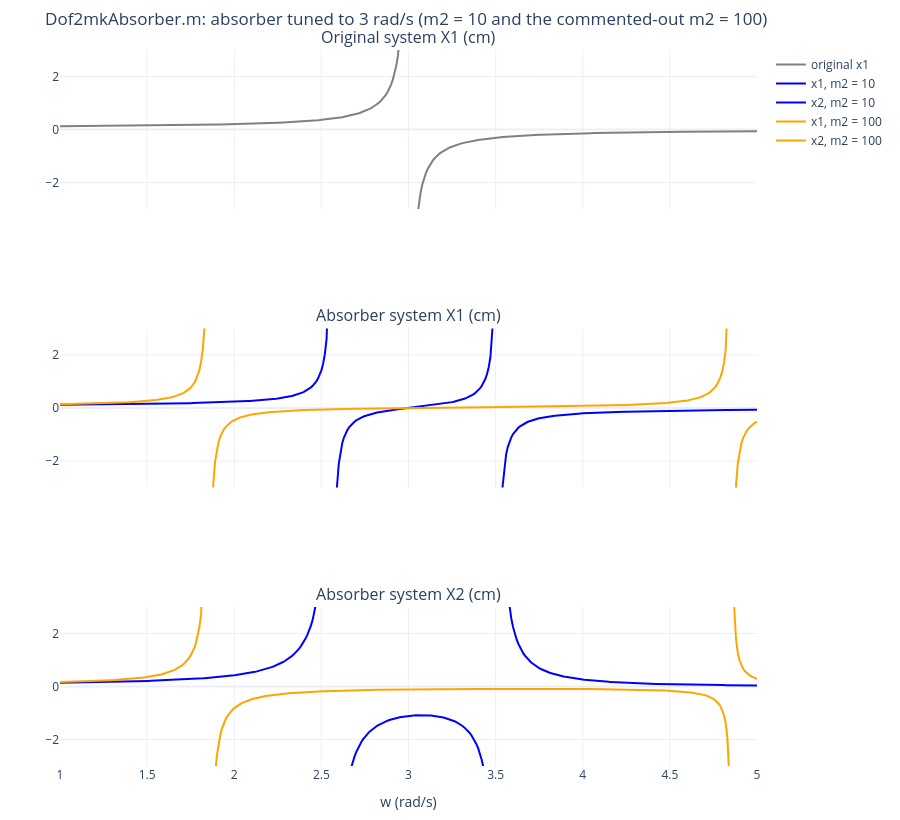

This figure's notebook cell:
### Markdown cell above
## 3. 動態吸振器（`Dof2mkAbsorber.m`）

```matlab
m1=100; k1=900; f1=1;  kmratio=k1/m1;
m2=10; %m2=100;        k2=m2*kmratio;           % 吸振器調在 sqrt(k2/m2) = sqrt(k1/m1) = 3 rad/s
w=1:0.01:5;
x10=f1./(k1-m1*w.*w)*100;                       % 原系統（cm）
detw=(k1+k2-m1*w.*w).*(k2-m2*w.*w)-k2*k2;
wn1=roots([m1*m2 0 -(k1+k2)*m2-m1*k2 0 k1*k2])  % 加吸振器後的兩個自然頻率
x1=((k2-m2*w.*w)*f1)./detw*100;  x2=(k2*f1)./detw*100;
```
網頁講義的吸振器 $\hat x_1$ 分子是 $(k_2-\omega^2m_2)\hat f_1$（講義圖上誤寫成 $k_2+k_3$，已編註）；這和程式一致。

### Code cell
m1, k1, f1 = 100.0, 900.0, 1.0
w = np.arange(1, 5 + 1e-9, 0.01)
x10 = f1 / (k1 - m1 * w * w) * 100
print(f"wn0 = roots([-m1 0 k1]) = {np.round(np.sort(np.roots([-m1, 0, k1])), 4)}")
fig = make_subplots(rows=3, cols=1, shared_xaxes=True, subplot_titles=("Original system X1 (cm)", "Absorber system X1 (cm)", "Absorber system X2 (cm)"))
fig.add_trace(go.Scatter(x=w, y=np.where(np.abs(x10) > 10, np.nan, x10), name="original x1", line=dict(color="gray")), 1, 1)
for m2, color in ((10.0, "blue"), (100.0, "orange")):
    k2 = m2 * k1 / m1
    detw = (k1 + k2 - m1 * w * w) * (k2 - m2 * w * w) - k2 * k2
    x1 = (k2 - m2 * w * w) * f1 / detw * 100
    x2 = k2 * f1 / detw * 100
    wn1 = np.roots([m1 * m2, 0, -(k1 + k2) * m2 - m1 * k2, 0, k1 * k2])
    pos = np.sort(wn1[wn1 > 0].real)[::-1]
    print(f"m2 = {m2:g}, k2 = {k2:g}: wn1 = {np.round(pos, 2)} rad/s;  at w = 3: x1 = {nz((k2 - m2 * 9) * f1 / ((k1 + k2 - m1 * 9) * (k2 - m2 * 9) - k2 * k2) * 100):.4f} cm, "
          f"x2 = {k2 * f1 / ((k1 + k2 - m1 * 9) * (k2 - m2 * 9) - k2 * k2) * 100:.4f} cm (= -f1/k2 = {-f1 / k2 * 100:.4f} cm)")
    fig.add_trace(go.Scatter(x=w, y=np.where(np.abs(x1) > 10, np.nan, x1), name=f"x1, m2 = {m2:g}", line=dict(color=color)), 2, 1)
    fig.add_trace(go.Scatter(x=w, y=np.where(np.abs(x2) > 10, np.nan, x2), name=f"x2, m2 = {m2:g}", line=dict(color=color)), 3, 1)
for r in (1, 2, 3):
    fig.update_yaxes(range=[-3, 3], row=r, col=1)
fig.update_xaxes(title_text="w (rad/s)", row=3, col=1)
show(fig, "Dof2mkAbsorber.m: absorber tuned to 3 rad/s (m2 = 10 and the commented-out m2 = 100)", xlab=None, ylab=None, h=820)

### Figure 1 — Plotly figure (JSON) as saved in the notebook; plotly's stock layout.template omitted (floating-point values rounded to 4 significant figures; data arrays with more than 128 entries replaced by an {"elided": "..."} marker saying what was removed)
{"data": [{"line": {"color": "gray"}, "name": "original x1", "type": "scatter", "x": {"elided": "401 float values"}, "xaxis": "x", "y": {"elided": "401 float values"}, "yaxis": "y"}, {"line": {"color": "blue"}, "name": "x1, m2 = 10", "type": "scatter", "x": {"elided": "401 float values"}, "xaxis": "x2", "y": {"elided": "401 float values"}, "yaxis": "y2"}, {"line": {"color": "blue"}, "name": "x2, m2 = 10", "type": "scatter", "x": {"elided": "401 float values"}, "xaxis": "x3", "y": {"elided": "401 float values"}, "yaxis": "y3"}, {"line": {"color": "orange"}, "name": "x1, m2 = 100", "type": "scatter", "x": {"elided": "401 float values"}, "xaxis": "x2", "y": {"elided": "401 float values"}, "yaxis": "y2"}, {"line": {"color": "orange"}, "name": "x2, m2 = 100", "type": "scatter", "x": {"elided": "401 float values"}, "xaxis": "x3", "y": {"elided": "401 float values"}, "yaxis": "y3"}], "layout": {"annotations": [{"font": {"size": 16}, "showarrow": false, "text": "Original system X1 (cm)", "x": 0.5, "xanchor": "center", "xref": "paper", "y": 1.0, "yanchor": "bottom", "yref": "paper"}, {"font": {"size": 16}, "showarrow": false, "text": "Absorber system X1 (cm)", "x": 0.5, "xanchor": "center", "xref": "paper", "y": 0.6111, "yanchor": "bottom", "yref": "paper"}, {"font": {"size": 16}, "showarrow": false, "text": "Absorber system X2 (cm)", "x": 0.5, "xanchor": "center", "xref": "paper", "y": 0.2222, "yanchor": "bottom", "yref": "paper"}], "height": 820, "margin": {"b": 50, "l": 60, "r": 20, "t": 50}, "title": {"text": "Dof2mkAbsorber.m: absorber tuned to 3 rad/s (m2 = 10 and the commented-out m2 = 100)"}, "xaxis": {"anchor": "y", "domain": [0.0, 1.0], "matches": "x3", "showticklabels": false, "title": {}}, "xaxis2": {"anchor": "y2", "domain": [0.0, 1.0], "matches": "x3", "showticklabels": false}, "xaxis3": {"anchor": "y3", "domain": [0.0, 1.0], "title": {"text": "w (rad/s)"}}, "yaxis": {"anchor": "x", "domain": [0.7778, 1.0], "range": [-3, 3], "title": {}}, "yaxis2": {"anchor": "x2", "domain": [0.3889, 0.6111], "range": [-3, 3]}, "yaxis3": {"anchor": "x3", "domain": [0.0, 0.2222], "range": [-3, 3]}}}
